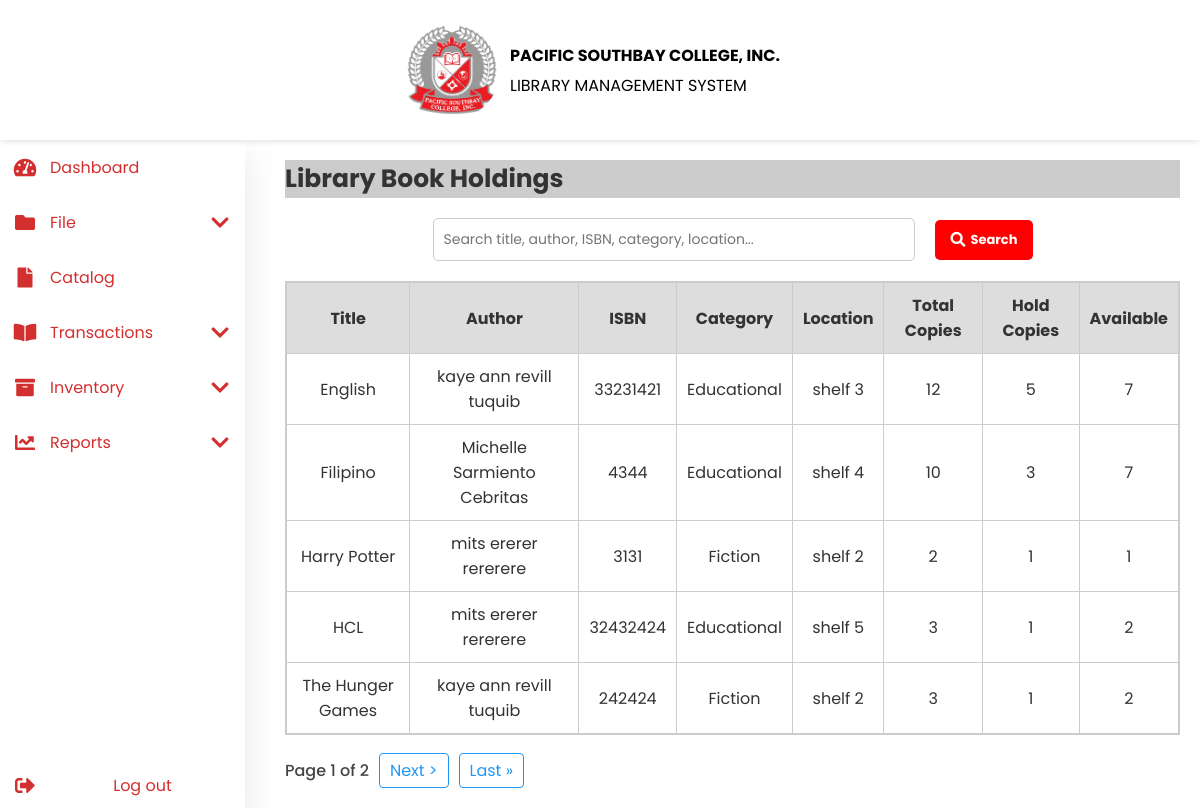
The app's page /view_holdings.php, older data.
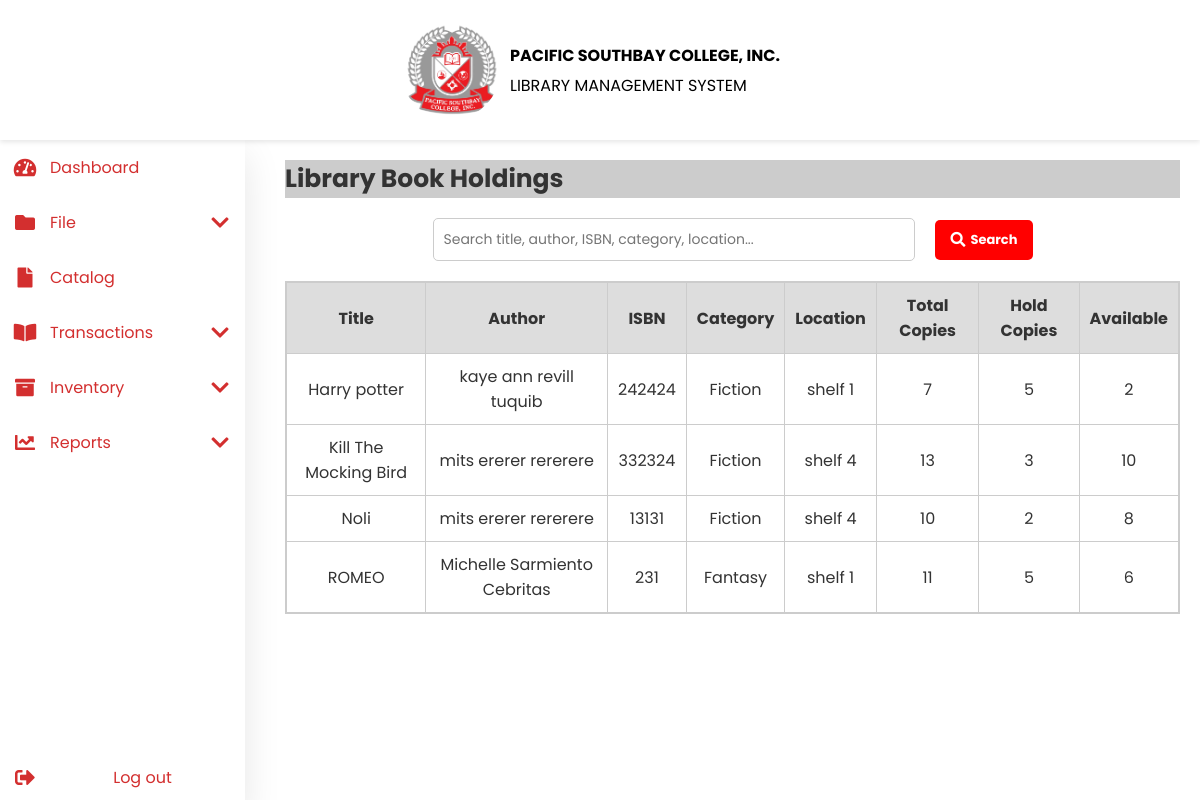
The same page, newer data.
### tables this page shows
CREATE TABLE `book` (
  `BookID` int(11) NOT NULL,
  `Title` varchar(255) NOT NULL,
  `ISBN` varchar(50) NOT NULL,
  `AuthorID` int(11) NOT NULL,
  `CategoryID` int(11) NOT NULL,
  `MaterialID` int(11) NOT NULL,
  `LocationID` int(11) NOT NULL,
  `MainClassificationID` int(11) NOT NULL,
  `SubClassificationID` int(11) NOT NULL,
  `CallNumber` varchar(50) DEFAULT NULL,
  `TotalCopies` int(11) NOT NULL DEFAULT 0,
  `HoldCopies` int(11) NOT NULL DEFAULT 0,
  `AcquisitionDate` date NOT NULL,
  `Price` decimal(10,2) DEFAULT NULL,
  `Publisher` varchar(255) DEFAULT NULL,
  `Edition` varchar(50) DEFAULT NULL,
  `Year` year(4) DEFAULT NULL,
  `AccessionNumber` varchar(50) DEFAULT NULL,
  `Status` enum('Available','Unavailable') GENERATED ALWAYS AS (case when `TotalCopies` - `HoldCopies` > 0 then 'Available' else 'Unavailable' end) STORED,
  `CreatedAt` timestamp NOT NULL DEFAULT current_timestamp(),
  `UpdatedAt` timestamp NOT NULL DEFAULT current_timestamp() ON UPDATE current_timestamp(),
  `CanBorrow` tinyint(1) DEFAULT 1,
  `MaxBorrow` int(11) DEFAULT NULL
);

CREATE TABLE `category` (
  `CategoryID` int(11) NOT NULL,
  `CategoryName` varchar(50) NOT NULL
);

CREATE TABLE `location` (
  `LocationID` int(11) NOT NULL,
  `LocationName` varchar(50) NOT NULL
);

### view_holdings.php (the view, shortened to what this page needs)
<?php
include('db.php');
include('header.php');
include('navbar.php');
$records_per_page = 5;
$page = isset($_GET['page']) ? (int)$_GET['page'] : 1;
$offset = ($page - 1) * $records_per_page;
$search = isset($_GET['search']) ? $conn->real_escape_string($_GET['search']) : '';
$count_sql = "
    SELECT COUNT(*) as total
    FROM book b
    LEFT JOIN authors a ON b.AuthorID = a.AuthorID
    LEFT JOIN category c ON b.CategoryID = c.CategoryID
    LEFT JOIN location l ON b.LocationID = l.LocationID
";
$count_result = $conn->query($count_sql);
$total_records = $count_result ? (int)$count_result->fetch_assoc()['total'] : 0;
$total_pages = ceil($total_records / $records_per_page);
$sql = "
    SELECT
        b.Title,
        b.ISBN,
        b.TotalCopies,
        b.HoldCopies,
        c.CategoryName AS Category,
        l.LocationName AS Location,
        CONCAT(a.FirstName, ' ', a.MiddleName, ' ', a.LastName) AS AuthorName
    FROM book b
    LEFT JOIN authors a ON b.AuthorID = a.AuthorID
    LEFT JOIN category c ON b.CategoryID = c.CategoryID
    LEFT JOIN location l ON b.LocationID = l.LocationID
";
$sql .= " ORDER BY b.Title ASC LIMIT $records_per_page OFFSET $offset";
$result = $conn->query($sql);
?>
<!DOCTYPE html>
<html lang="en">
<head>
    <link rel="stylesheet" href="css/view_holdings.css">
</head>
<body>
<div class="content">
    <h2>Library Book Holdings</h2>
    <form class="filter-form" method="get" action="">
        <input type="text" name="search" placeholder="Search title, author, ISBN, category, location..." value="<?= htmlspecialchars($search) ?>">
        <button type="submit" class="search-btn"><i class="fas fa-search"></i> Search</button>
    </form>
    <div class="table-container">
        <table>
            <thead>
                <tr>
                    <th>Title</th>
                    <th>Author</th>
                    <th>ISBN</th>
                    <th>Category</th>
                    <th>Location</th>
                    <th>Total Copies</th>
                    <th>Hold Copies</th>
                    <th>Available</th>
                </tr>
            </thead>
            <tbody>
                <?php if ($result && $result->num_rows > 0): ?>
                    <?php while ($row = $result->fetch_assoc()): ?>
                        <tr>
                            <td><?= htmlspecialchars($row['Title']) ?></td>
                            <td><?= htmlspecialchars($row['AuthorName']) ?></td>
                            <td><?= htmlspecialchars($row['ISBN']) ?></td>
                            <td><?= htmlspecialchars($row['Category']) ?></td>
                            <td><?= htmlspecialchars($row['Location']) ?></td>
                            <td><?= $row['TotalCopies'] ?></td>
                            <td><?= $row['HoldCopies'] ?></td>
                            <td><?= $row['TotalCopies'] - $row['HoldCopies'] ?></td>
                        </tr>
                    <?php endwhile; ?>
                <?php else: ?>
                    <tr><td colspan="8">No book holdings found.</td></tr>
                <?php endif; ?>
            </tbody>
        </table>
    </div>
    <?php if ($total_pages > 1): ?>
        <div class="pagination" style="margin-top:18px;">
            <span>Page <?= $page ?> of <?= $total_pages ?></span>
            <?php if ($page < $total_pages): ?>
                <a href="?search=<?= urlencode($search) ?>&page=<?= $page+1 ?>">Next &gt;</a>
                <a href="?search=<?= urlencode($search) ?>&page=<?= $total_pages ?>">Last &raquo;</a>
            <?php endif; ?>
        </div>
    <?php endif; ?>
</div>
</body>
</html>

### header.php (shortened to what this page needs)
<!DOCTYPE html>
<html lang="en">
<head>
    <link rel="stylesheet" href="css/header.css" />
    <link rel="stylesheet" href="https://cdnjs.cloudflare.com/ajax/libs/font-awesome/5.15.4/css/all.min.css"/>
</head>
<body>
<div class="head">
    <ul>
        <li>
            <a href="admin.php" class="logo">
                <img src="images/logo.png" alt="Logo">
                <div class="header-text">
                    <span class="nav-item college-name">Pacific Southbay College, Inc.</span>
                    <span class="nav-item system-name">LIBRARY MANAGEMENT SYSTEM</span>
                </div>
            </a>
        </li>
    </ul>
</div>
<div class="content">
</div>
</body>
</html>

### navbar.php (shortened to what this page needs)
<!DOCTYPE html>
<html lang="en">
<head>
    <link rel="stylesheet" href="css/navbar.css">
    <link rel="stylesheet" href="https://cdnjs.cloudflare.com/ajax/libs/font-awesome/5.15.4/css/all.min.css"/>
</head>
<body>
<nav>
    <ul>
        <li class="dropdown">
            <a href="dashBoard.php">
                 <i class="fas fa-tachometer-alt"></i>
                <span class="nav-item">Dashboard</span>
            </a>
        </li>
        <li class="dropdown">
            <a href="#" class="dropdown-toggle">
                <i class="fas fa-folder"></i>
                <span class="nav-item">File</span>
                <i class="fas fa-chevron-down arrow"></i>
            </a>
        </li>
        <li class="dropdown">
            <a href="catalog.php">
                <i class="fas fa-file"></i>
                <span class="nav-item">Catalog</span>
            </a>
        </li>
        <li class="dropdown">
            <a href="#" class="dropdown-toggle">
                <i class="fas fa-book-open"></i>
                <span class="nav-item">Transactions</span>
                <i class="fas fa-chevron-down arrow"></i>
            </a>
        </li>
        <li class="dropdown">
            <a href="#" class="dropdown-toggle">
                <i class="fas fa-archive"></i>
                <span class="nav-item">Inventory</span>
                <i class="fas fa-chevron-down arrow"></i>
            </a>
        </li>
        <li class="dropdown">
            <a href="#" class="dropdown-toggle">
                <i class="fas fa-chart-line"></i>
                <span class="nav-item">Reports</span>
                <i class="fas fa-chevron-down arrow"></i>
            </a>
        </li>
        <li><a href="logout.php" class="logout">
            <i class="fas fa-sign-out-alt"></i>
            <span class="nav-item">Log out</span>
        </a></li>
    </ul>
</nav>
</body>
</html>

### css/header.css (style rules this page uses)
* { margin: 0; padding: 0; outline: none; border: none; text-decoration: none; box-sizing: border-box; font-family: "Poppins", sans-serif; }
body { background-image: url("./image/st-michael.jpg"); background-repeat: no-repeat; background-position: center; background-size: cover; color: #333; }
.head { display: flex; align-items: center; justify-content: center; background-color: #fff; padding: 20px 0; color: black; position: fixed; top: 0; left: 0; width: 100%; z-index: 1000; box-shadow: 0 2px 5px rgba(0, 0, 0, 0.1); }
.logo { display: flex; align-items: center; justify-content: center; margin-right: 20px; }
.logo img { width: 100px; height: 100px; border-radius: 50%; object-fit: cover; }
::marker { content: ""; unicode-bidi: isolate; font-variant-numeric: tabular-nums; text-transform: none; text-indent: 0px !important; text-align: start !important; text-align-last: start !important; }
.header-text { display: flex; flex-direction: column; align-items: flex-start; color: black; }
.college-name { font-size: 18px; font-weight: bold; text-transform: uppercase; }
.system-name { font-size: 16px; margin-top: 5px; text-transform: uppercase; }
.content { margin-top: 160px; margin-left: 265px; padding: 20px; }

### css/navbar.css (style rules this page uses)
* { margin: 0; padding: 0; outline: none; border: none; text-decoration: none; box-sizing: border-box; font-family: "Poppins", sans-serif; }
nav { width: 245px; background: #fff; box-shadow: 0 20px 35px rgba(0, 0, 0, 0.1); position: fixed; top: 135px; bottom: 0; overflow: auto; }
nav ul { list-style-type: none; padding: 0; margin: 0; }
nav ul li { margin: 10px 0; }
nav ul li a { display: flex; align-items: center; justify-content: space-between; padding: 10px; color: #d32f2f; font-size: 14px; transition: background-color 0.3s; }
nav ul li a i { font-size: 20px; width: 30px; text-align: center; color: #d32f2f; }
.nav-item { flex-grow: 1; margin-left: 10px; font-size: 16px; }
.arrow { transition: transform 0.3s; }
.logout { width: 100%; background: white; text-align: center; position: absolute; bottom: 0; left: 0; }

### css/view_holdings.css (style rules this page uses)
.content { margin-top: 50px; }
h2 { background-color: #ccc; font-size: 25px; font-weight:bold; margin-bottom: 20px; }
.filter-form { display: flex; align-items: center; width: 600px; margin: 0 auto 18px auto; gap: 10px; }
.filter-form input[type="text"] { flex: 1; padding: 10px; border: 1px solid #ccc; border-radius: 5px; box-sizing: border-box; font-size: 14px; }
.filter-form .search-btn { background-color: red; color: white; border: none; padding: 10px 15px; border-radius: 5px; cursor: pointer; font-weight: bold; display: flex; align-items: center; gap: 5px; font-size: 13px; margin-left: 10px; }
.filter-form .search-btn i { font-size: 15px; }
.table-container { border: 1px solid #ccc; margin-top: 20px; }
.table-container table { width: 100%; border-collapse: collapse; }
.table-container th, .table-container td { padding: 10px; border: 1px solid #ccc; text-align: center; }
.table-container thead th { background-color: #ddd; position: sticky; top: 0; z-index: 1; }
.pagination { display: flex; align-items: center; gap: 10px; margin-top: 18px; font-size: 1rem; }
.pagination a { color: #2196f3; text-decoration: none; padding: 4px 10px; border-radius: 4px; border: 1px solid #2196f3; transition: background 0.2s, color 0.2s; }
.pagination span { font-weight: 500; color: #444; }

Row changes from the older to the newer data that the page shows:
removed book: Title "English", AuthorName "kaye ann revill tuquib", ISBN "33231421", CategoryID.CategoryName "Educational", LocationID.LocationName "shelf 3", TotalCopies "12", HoldCopies "5", $row['TotalCopies'] - $row['HoldCopies'] "7"
removed book: Title "Filipino", AuthorName "Michelle Sarmiento Cebritas", ISBN "4344", CategoryID.CategoryName "Educational", LocationID.LocationName "shelf 4", TotalCopies "10", HoldCopies "3", $row['TotalCopies'] - $row['HoldCopies'] "7"
removed book: Title "Harry Potter", AuthorName "mits ererer rererere", ISBN "3131", CategoryID.CategoryName "Fiction", LocationID.LocationName "shelf 2", TotalCopies "2", HoldCopies "1", $row['TotalCopies']-$row['HoldCopies'] "1"
removed book: Title "HCL", AuthorName "mits ererer rererere", ISBN "32432424", CategoryID.CategoryName "Educational", LocationID.LocationName "shelf 5", TotalCopies "3", HoldCopies "1", $row['TotalCopies'] - $row['HoldCopies'] "2"
removed book: Title "The Hunger Games", AuthorName "kaye ann revill tuquib", ISBN "242424", CategoryID.CategoryName "Fiction", LocationID.LocationName "shelf 2", TotalCopies "3", HoldCopies "1", $row['TotalCopies'] - $row['HoldCopies'] "2"
added book: Title "Harry potter", AuthorName "kaye ann revill tuquib", ISBN "242424", CategoryID.CategoryName "Fiction", LocationID.LocationName "shelf 1", TotalCopies "7", HoldCopies "5", $row['TotalCopies'] - $row['HoldCopies'] "2"
added book: Title "Kill The Mocking Bird", AuthorName "mits ererer rererere", ISBN "332324", CategoryID.CategoryName "Fiction", LocationID.LocationName "shelf 4", TotalCopies "13", HoldCopies "3", $row['TotalCopies'] - $row['HoldCopies'] "10"
added book: Title "Noli", AuthorName "mits ererer rererere", ISBN "13131", CategoryID.CategoryName "Fiction", LocationID.LocationName "shelf 4", TotalCopies "10", HoldCopies "2", $row['TotalCopies'] - $row['HoldCopies'] "8"
added book: Title "ROMEO", AuthorName "Michelle Sarmiento Cebritas", ISBN "231", CategoryID.CategoryName "Fantasy", LocationID.LocationName "shelf 1", TotalCopies "11", HoldCopies "5", $row['TotalCopies'] - $row['HoldCopies'] "6"
Text that changed along with them:
$page: "1" → (not shown)
$total_pages: "2" → (not shown)
text no longer shown: "Page of Next > Last »"
